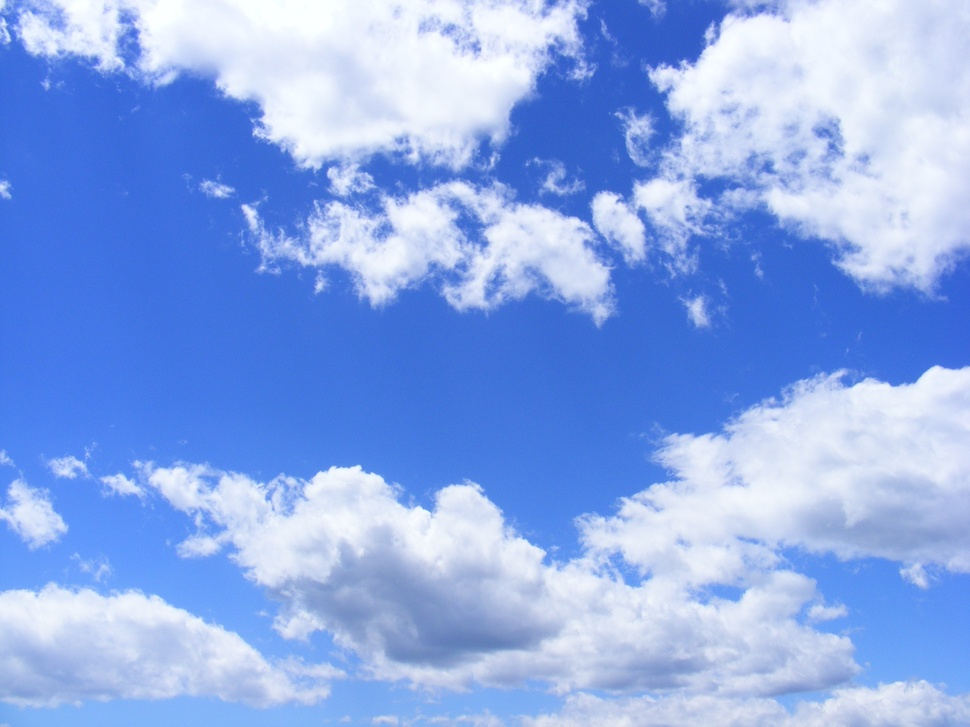
#> input picture ОСЗ/lab4/img/sky.jpg, 970 x 727 px, shrunk from 3072 x 2304 before the run
$ jupyter execute lab4.ipynb
#> lines starting #> are read from the running program, lines starting #| are printed output that depends on the picture
#### 11.11.23, &copy; Sokhin Dmytro KI-21-1, 2023

# Лабораторна робота №4. Робота з OpenCV у середовищі Anaconda

__Мета:__ quick start для роботи з бібліотекою з відкритим кодом для комп’ютерного зору та обробки зображень OpenCV у середовищі Anaconda із застосуванням Jupyter Notebook засобами мови програмування Python.

# Хід роботи

1.Завантажити і встановити збірку Python Anaconda.

2.Через інтерфейс командного рядка налаштувати за допомогою conda віртуальне середовище з ім’ям <StudentLastName>_OpenCV. Етапи роботи підтвердити скріншотами.

3.Проінсталювати в створене середовище пакети, необхідні для роботи з OpenCV.

4.Сфотографувати "себе" на камеру і виконати імпорт і візуалізацію кольорового та напівтонового зображення у робочий документ.

[cell 1]
import numpy as np
import cv2 as cv
import matplotlib.pyplot as plt

def print_cv_version():
    print('Версія OpenCV: %s' % cv.__version__)

# Викликати функцію для виведення версії OpenCV
print_cv_version()

[cell 2]
import cv2 as cv

def analyze_image(image_path):
#> called with image_path = 'img/sky.jpg'
    image = cv.imread(image_path)
#> image is the input picture: shape (727, 970, 3); mean B, G, R 233.5, 169.7, 138.8
    print(f'Розмір/Розміри: {image.shape}')
#| Розмір/Розміри: (727, 970, 3)
    print(f'Кількість пікселів: {image.size}')
#| Кількість пікселів: 2115570

# Задайте новий шлях до зображення
image_path = 'img/sky.jpg'

# Викликати функцію для аналізу зображення
analyze_image(image_path)

[cell 3]
import cv2 as cv
from IPython.display import display, Image
import matplotlib.pyplot as plt

def display_images(color_image, gray_image):
    color_image_rgb = cv.cvtColor(color_image, cv.COLOR_BGR2RGB)

    plt.imshow(color_image_rgb)
    plt.title('Кольорове зображення')
    plt.axis('off')
    plt.show()

    plt.imshow(gray_image, cmap='gray')
    plt.title('Напівтонове зображення')
    plt.axis('off')
    plt.show()

# Задайте нові шляхи до зображень
color_image_path = 'img/sky.jpg'
gray_image_path = 'img/sky.jpg'

# Зчитайте зображення
color_image = cv.imread(color_image_path)
gray_image = cv.imread(gray_image_path, cv.IMREAD_GRAYSCALE)
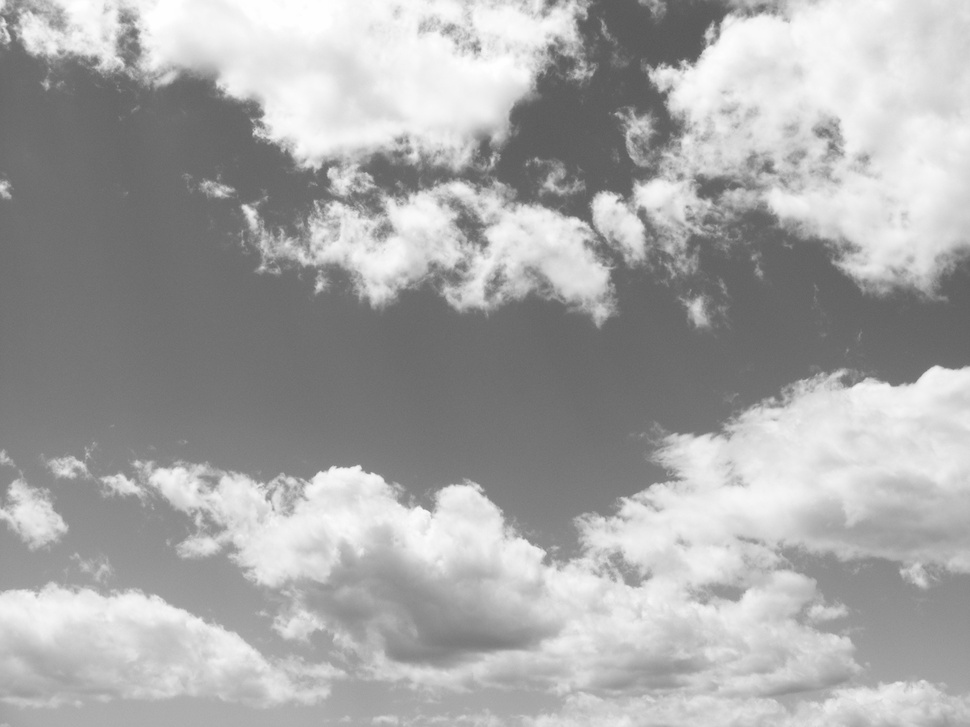
#> gray_image: shape (727, 970); min 89, max 255, mean 167.8

# Викликати функцію для відображення зображень
display_images(color_image, gray_image)

5.Виконати переведення кольорового зображення у напівтонове і записати його на диск.

[cell 4]
import matplotlib.pyplot as plt
import cv2

def load_and_display_image(image_path):
#> called with image_path = 'img/sky-free.jpg'
    image = cv2.imread(image_path, cv2.IMREAD_GRAYSCALE)
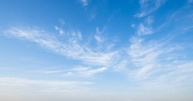
#> input picture ОСЗ/lab4/img/sky-free.jpg, 193 x 101 px, shrunk from 612 x 321 before the run
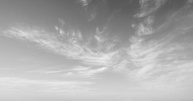
#> image: shape (101, 193); min 86, max 246, mean 172.7

    if image is not None:
        plt.imshow(image, cmap='gray')
#> (this line was passed over: IPython is not available in this run)
        plt.title('Зображення')
        plt.axis('off')
        plt.show()
    else:
        print('Не вдалося завантажити зображення.')

    return image

# Задайте новий шлях до зображення
image_path = 'img/sky-free.jpg'

# Викликати функцію для завантаження та відображення зображення
loaded_image = load_and_display_image(image_path)

# Зберегти напівтонове зображення
if loaded_image is not None:
    cv2.imwrite('img/sky-free_s.jpg', loaded_image)
    print('Напівтонове зображення збережено.')
